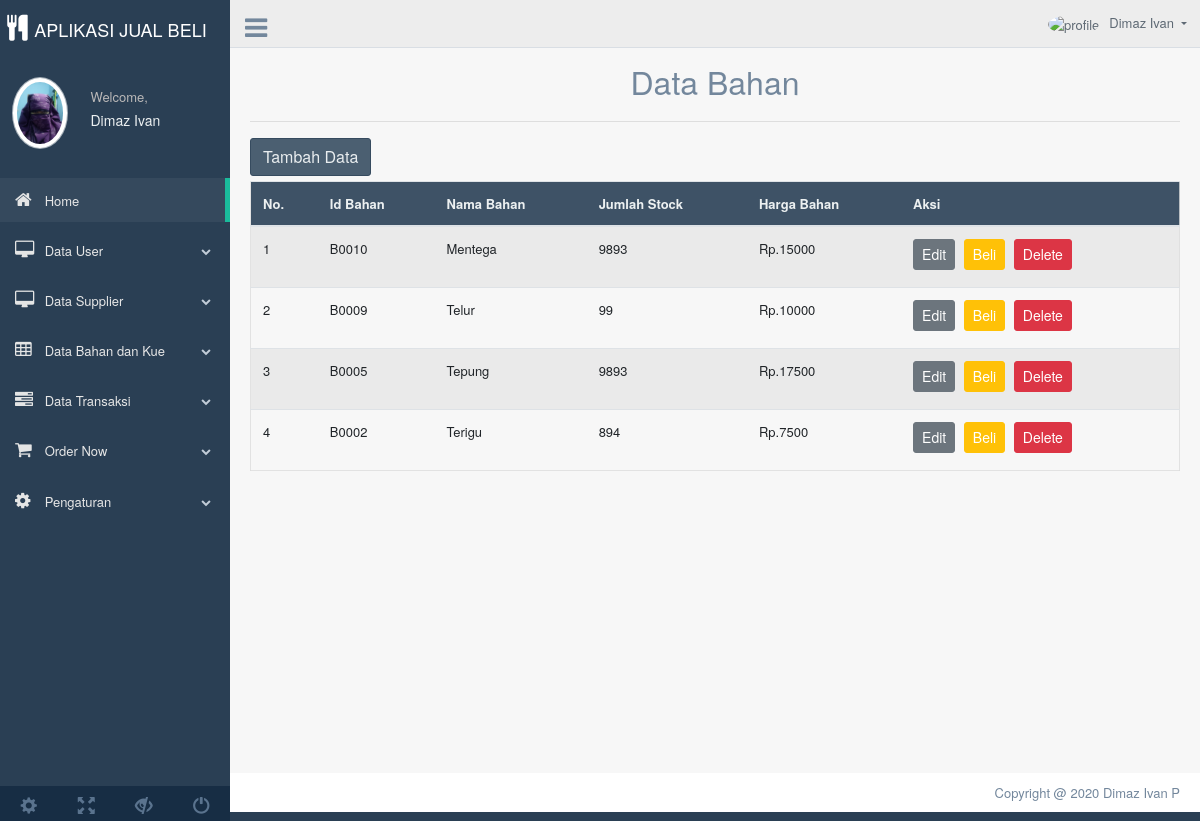
Page /Uas_Pweb/Index.php?page=Tampil_Bahan (signed in) on the committed database.
### tables this page shows
CREATE TABLE `inventory` (
  `Id_Bahan` varchar(5) NOT NULL,
  `Nama_Bahan` varchar(50) NOT NULL,
  `Jumlah_Stock` int(11) NOT NULL,
  `Harga_Bahan` int(11) NOT NULL
);

### Uas_Pweb/Control/Tampil_Bahan.php (the view, shortened to what this page needs)
<?php
include('Koneksi.php');
?>
<div class="container" style="margin-top:20px">
	<center>
		<font size="6">Data Bahan</font>
	</center>
	<hr>
	<a href="Index.php?page=Tambah_Bahan"><button class="btn btn-dark right">Tambah Data</button></a>
	<div class="table-responsive">
		<table class="table table-striped jambo_table bulk_action">
			<thead>
				<tr>
					<th>No.</th>
					<th>Id Bahan</th>
					<th>Nama Bahan</th>
					<th>Jumlah Stock</th>
					<th>Harga Bahan</th>
					<th>Aksi</th>
				</tr>
			</thead>
			<tbody>
				<?php
				$sql = mysqli_query($conn, "SELECT ID_BAHAN, NAMA_BAHAN, JUMLAH_STOCK, HARGA_BAHAN FROM INVENTORY ORDER BY ID_BAHAN DESC") or die(mysqli_error($conn));
				if (mysqli_num_rows($sql) > 0) {
					$no = 1;
					while ($bahan_data = mysqli_fetch_assoc($sql)) {
						echo "<tr>";
						echo "<td>" . $no . "</td>";
						echo "<td>" . $bahan_data['ID_BAHAN'] . "</td>";
						echo "<td>" . $bahan_data['NAMA_BAHAN'] . "</td>";
						if($bahan_data['JUMLAH_STOCK']==null){
							echo "<td>Tidak Ada Stock</td>";
						}else{
							echo "<td>".$bahan_data['JUMLAH_STOCK']."</td>";
						}
						echo "<td>Rp." . $bahan_data['HARGA_BAHAN'] . "</td>";
						echo'<td>
								<a href="Index.php?page=Edit_Bahan&Id_Bahan=' . $bahan_data['ID_BAHAN'] . '" class="btn btn-secondary btn-sm">Edit</a>
								<a href="Index.php?page=Beli_Bahan&Id_Bahan=' . $bahan_data['ID_BAHAN'] . '" class="btn btn-warning btn-sm">Beli</a>
								<a href="Control/Delete_Bahan.php?Id_Bahan=' . $bahan_data['ID_BAHAN'] . '" class="btn btn-danger btn-sm" onclick="return confirm(\'Yakin ingin menghapus data ini?\')">Delete</a>
							</td>
						</tr>
						';
						$no++;
					}
				} else {
					echo '
					<tr>
						<td colspan="6">Tidak ada data.</td>
					</tr>
					';
				}
				?>
		</table>
	</div>
</div>

### rows in the picture
inventory: Id_Bahan "B0010", Nama_Bahan "Mentega", Jumlah_Stock "9893", Harga_Bahan "15000"
inventory: Id_Bahan "B0009", Nama_Bahan "Telur", Jumlah_Stock "99", Harga_Bahan "10000"
inventory: Id_Bahan "B0005", Nama_Bahan "Tepung", Jumlah_Stock "9893", Harga_Bahan "17500"
inventory: Id_Bahan "B0002", Nama_Bahan "Terigu", Jumlah_Stock "894", Harga_Bahan "7500"
